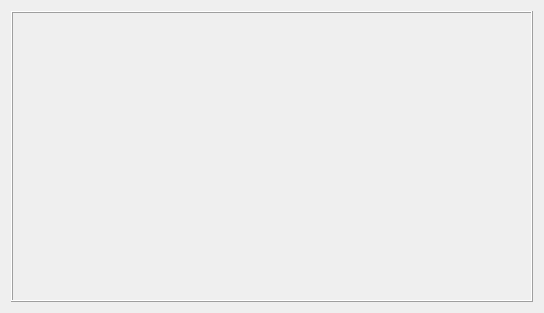
<?xml version="1.0" encoding="UTF-8"?>
<ui version="4.0">
 <class>PandaWidget</class>
 <widget class="QWidget" name="PandaWidget">
  <property name="geometry">
   <rect>
    <x>0</x>
    <y>0</y>
    <width>544</width>
    <height>313</height>
   </rect>
  </property>
  <property name="windowTitle">
   <string>Dialog</string>
  </property>
  <layout class="QGridLayout" name="gridLayout">
   <item row="0" column="0" colspan="2">
    <widget class="QFrame" name="pandaFrame">
     <property name="sizePolicy">
      <sizepolicy hsizetype="Expanding" vsizetype="Expanding">
       <horstretch>0</horstretch>
       <verstretch>0</verstretch>
      </sizepolicy>
     </property>
     <property name="frameShape">
      <enum>QFrame::Box</enum>
     </property>
     <property name="frameShadow">
      <enum>QFrame::Raised</enum>
     </property>
    </widget>
   </item>
  </layout>
 </widget>
 <resources/>
 <connections/>
</ui>
